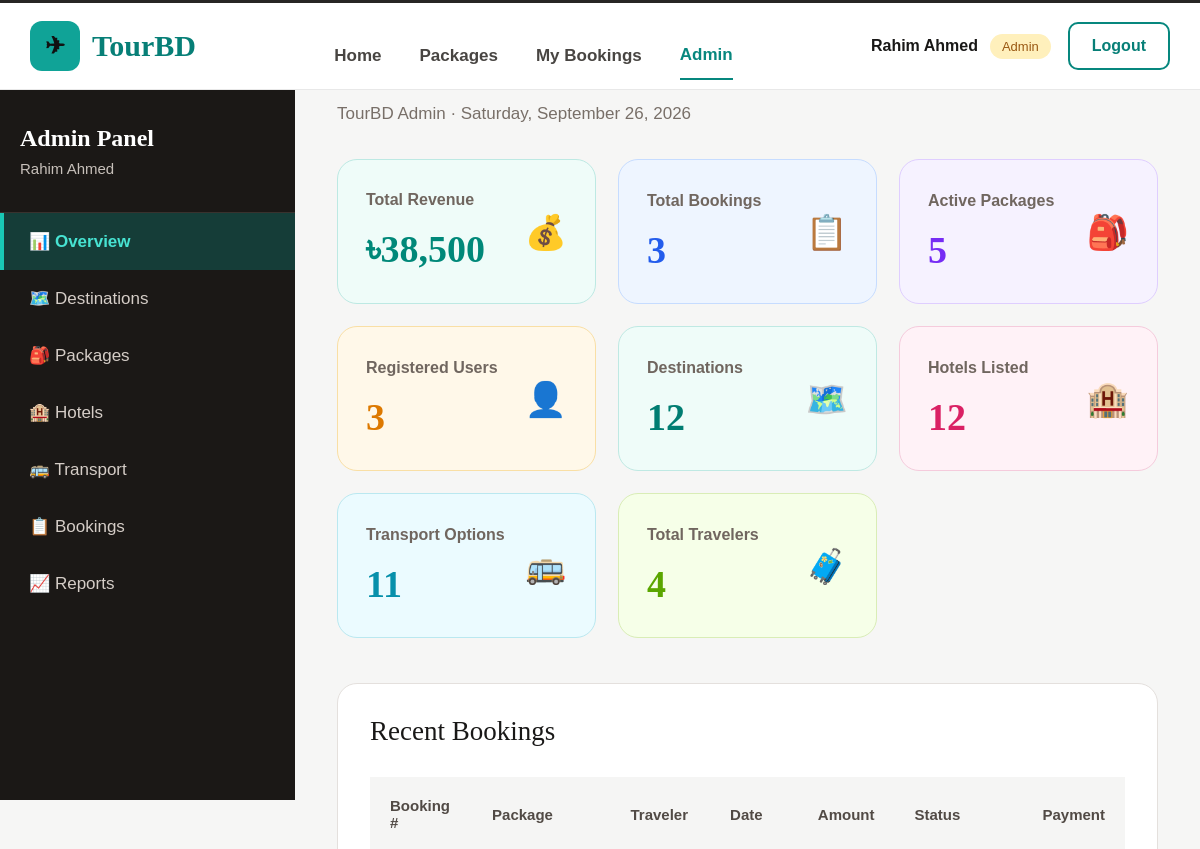
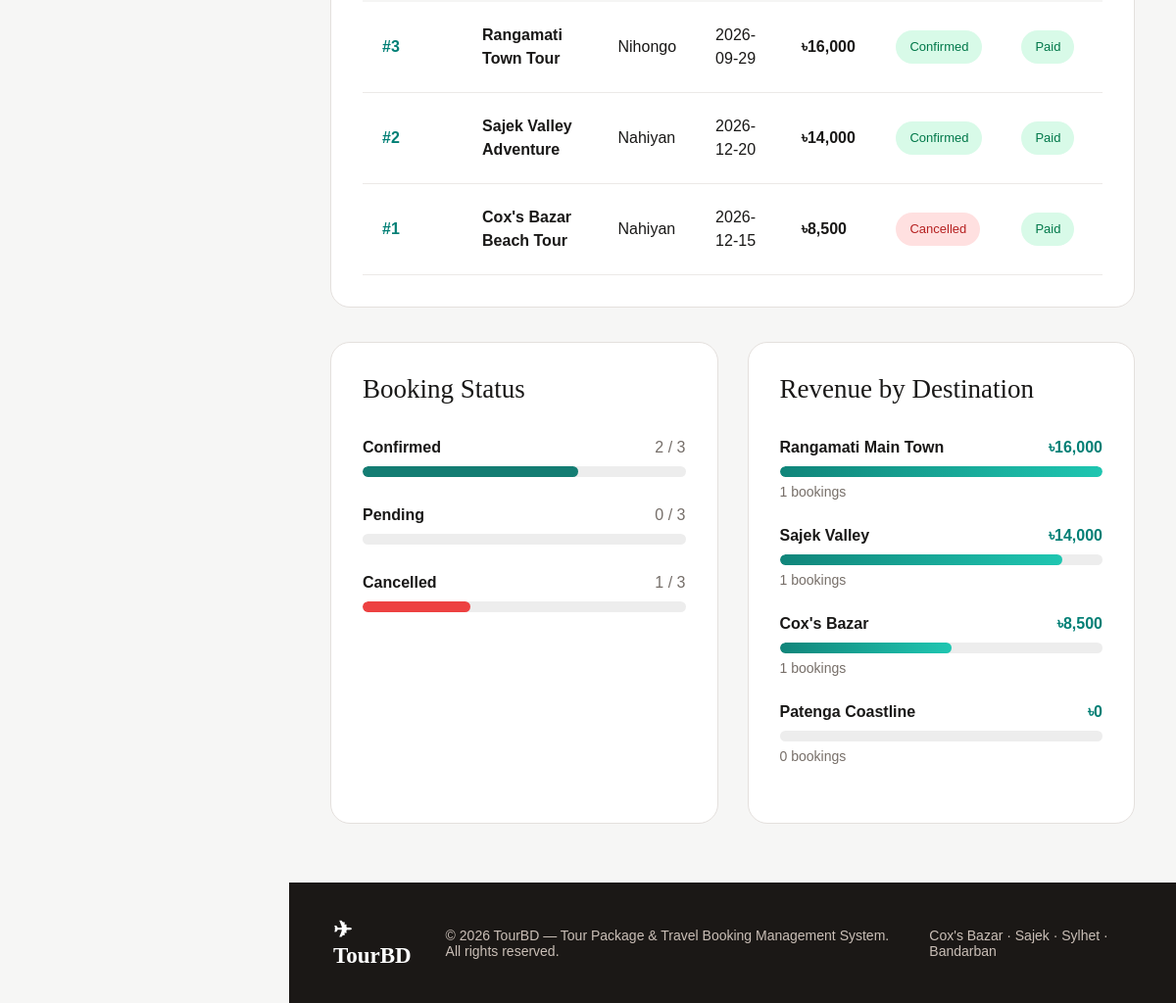
Page /admin/dashboard.php (signed in) on the committed database (2 pictures, top to bottom).
### tables this page shows
CREATE TABLE `bookings` (
  `booking_id` int(11) NOT NULL,
  `user_id` int(11) NOT NULL,
  `package_id` int(11) NOT NULL,
  `travelers` int(11) NOT NULL,
  `booking_date` timestamp NOT NULL DEFAULT current_timestamp(),
  `travel_date` date NOT NULL,
  `total_amount` decimal(10,2) NOT NULL,
  `status` varchar(20) NOT NULL
);

CREATE TABLE `tour_packages` (
  `package_id` int(11) NOT NULL,
  `destination_id` int(11) NOT NULL,
  `hotel_id` int(11) NOT NULL,
  `transport_id` int(11) NOT NULL,
  `package_name` varchar(160) NOT NULL,
  `description` text DEFAULT NULL,
  `duration_days` int(11) NOT NULL,
  `duration_nights` int(11) NOT NULL,
  `price` decimal(10,2) NOT NULL,
  `total_seats` int(11) NOT NULL,
  `available_seats` int(11) NOT NULL,
  `departure_date` date NOT NULL,
  `image_url` varchar(500) DEFAULT NULL,
  `status` varchar(20) NOT NULL
);

CREATE TABLE `users` (
  `user_id` int(11) NOT NULL,
  `name` varchar(100) NOT NULL,
  `email` varchar(120) NOT NULL,
  `phone` varchar(30) DEFAULT NULL,
  `password_hash` varchar(255) NOT NULL,
  `role` varchar(20) NOT NULL,
  `created_at` timestamp NOT NULL DEFAULT current_timestamp()
);

### admin/dashboard.php (the view, shortened to what the rows shown need)
<?php
require_once "../config/db.php";
$revenue_sql = "
SELECT SUM(amount) AS total
FROM payments
WHERE LOWER(payment_status) = 'paid'
";
$revenue_result =
    mysqli_query(
        $conn,
        $revenue_sql
    );
$revenue_row =
    mysqli_fetch_assoc(
        $revenue_result
    );
$total_revenue =
    $revenue_row['total'];
$booking_sql = "
SELECT COUNT(*) AS total
FROM bookings
";
$booking_result =
    mysqli_query(
        $conn,
        $booking_sql
    );
$booking_row =
    mysqli_fetch_assoc(
        $booking_result
    );
$total_bookings =
    $booking_row['total'];
$package_sql = "
SELECT COUNT(*) AS total
FROM tour_packages
WHERE LOWER(status) != 'sold_out'
AND available_seats > 0
";
$package_result =
    mysqli_query(
        $conn,
        $package_sql
    );
$package_row =
    mysqli_fetch_assoc(
        $package_result
    );
$active_packages =
    $package_row['total'];
$user_sql = "
SELECT COUNT(*) AS total
FROM users
WHERE role = 'user'
";
$user_result =
    mysqli_query(
        $conn,
        $user_sql
    );
$user_row =
    mysqli_fetch_assoc(
        $user_result
    );
$total_users =
    $user_row['total'];
$destination_count_sql = "
SELECT COUNT(*) AS total
FROM destinations
WHERE active = 1
";
$destination_count_result =
    mysqli_query(
        $conn,
        $destination_count_sql
    );
$destination_count_row =
    mysqli_fetch_assoc(
        $destination_count_result
    );
$total_destinations =
    $destination_count_row['total'];
$hotel_sql = "
SELECT COUNT(*) AS total
FROM hotels
";
$hotel_result =
    mysqli_query(
        $conn,
        $hotel_sql
    );
$hotel_row =
    mysqli_fetch_assoc(
        $hotel_result
    );
$total_hotels =
    $hotel_row['total'];
$transport_sql = "
SELECT COUNT(*) AS total
FROM transport
";
$transport_result =
    mysqli_query(
        $conn,
        $transport_sql
    );
$transport_row =
    mysqli_fetch_assoc(
        $transport_result
    );
$total_transport =
    $transport_row['total'];
$traveler_sql = "
SELECT SUM(travelers) AS total
FROM bookings
WHERE LOWER(status) != 'cancelled'
";
$traveler_result =
    mysqli_query(
        $conn,
        $traveler_sql
    );
$traveler_row =
    mysqli_fetch_assoc(
        $traveler_result
    );
$total_travelers =
    $traveler_row['total'];
$recent_sql = "
SELECT
    bookings.booking_id,
    bookings.travel_date,
    bookings.total_amount,
    bookings.status,
    users.name,
    tour_packages.package_name,
    COALESCE(
        payments.payment_status,
        'pending'
    ) AS payment_status
FROM bookings
JOIN users
ON bookings.user_id =
   users.user_id
JOIN tour_packages
ON bookings.package_id =
   tour_packages.package_id
LEFT JOIN payments
ON bookings.booking_id =
   payments.booking_id
ORDER BY bookings.booking_id DESC
LIMIT 5
";
$recent_result =
    mysqli_query(
        $conn,
        $recent_sql
    );
?>
<!DOCTYPE html>
<html>
<head>
<link
rel="stylesheet"
href="admin.css"
>
</head>
<body>
<aside class="admin-sidebar">
    <div class="sidebar-title">
        <h2>
            Admin Panel
        </h2>
    </div>
</aside>
<main class="admin-main">
    <section class="dashboard-title">
        <h1>
        </h1>
    </section>
    <section class="stats-grid">
        <div class="
        stat-card
        revenue-card
        ">
            <div>
                <h2>
                    ৳<?php
                    echo number_format(
                        $total_revenue,
                        0
                    );
                    ?>
                </h2>
            </div>
        </div>
        <div class="
        stat-card
        booking-card
        ">
            <div>
                <h2>
                    <?php
                    echo $total_bookings;
                    ?>
                </h2>
            </div>
        </div>
        <div class="
        stat-card
        package-card
        ">
            <div>
                <h2>
                    <?php
                    echo $active_packages;
                    ?>
                </h2>
            </div>
        </div>
        <div class="
        stat-card
        user-card
        ">
            <div>
                <h2>
                    <?php
                    echo $total_users;
                    ?>
                </h2>
            </div>
        </div>
        <div class="
        stat-card
        destination-card
        ">
            <div>
                <h2>
                    <?php
                    echo $total_destinations;
                    ?>
                </h2>
            </div>
        </div>
        <div class="
        stat-card
        hotel-card
        ">
            <div>
                <h2>
                    <?php
                    echo $total_hotels;
                    ?>
                </h2>
            </div>
        </div>
        <div class="
        stat-card
        transport-card
        ">
            <div>
                <h2>
                    <?php
                    echo $total_transport;
                    ?>
                </h2>
            </div>
        </div>
        <div class="
        stat-card
        traveler-card
        ">
            <div>
                <h2>
                    <?php
                    echo $total_travelers;
                    ?>
                </h2>
            </div>
        </div>
    </section>
    <section class="recent-bookings">
        <h2>
            Recent Bookings
        </h2>
        <div class="table-wrapper">
            <table>
                <thead>
                    <tr>
                        <th>
                            Booking #
                        </th>
                        <th>
                            Package
                        </th>
                        <th>
                            Traveler
                        </th>
                        <th>
                            Date
                        </th>
                        <th>
                            Amount
                        </th>
                        <th>
                            Status
                        </th>
                        <th>
                            Payment
                        </th>
                    </tr>
                </thead>
                <tbody>
                <?php
                if(
                    mysqli_num_rows(
                        $recent_result
                    )
                    > 0
                ){
                    while(
                        $booking =
                        mysqli_fetch_assoc(
                            $recent_result
                        )
                    ){
                ?>
                    <tr>
                        <td class="booking-number">
                            #<?php
                            echo $booking[
                                'booking_id'
                            ];
                            ?>
                        </td>
                        <td class="package-name">
                            <?php
                            echo e(
                                $booking[
                                    'package_name'
                                ]
                            );
                            ?>
                        </td>
                        <td>
                            <?php
                            echo e(
                                $booking[
                                    'name'
                                ]
                            );
                            ?>
                        </td>
                        <td>
                            <?php
                            echo $booking[
                                'travel_date'
                            ];
                            ?>
                        </td>
                        <td class="amount">
                            ৳<?php
                            echo number_format(
                                $booking[
                                    'total_amount'
                                ],
                                0
                            );
                            ?>
                        </td>
                        <td>
                            <span
                            class="
                            booking-status
                            <?php
                            echo strtolower(
                                $booking[
                                    'status'
                                ]
                            );
                            ?>
                            "
                            >
                                <?php
                                echo ucfirst(
                                    $booking[
                                        'status'
                                    ]
                                );
                                ?>
                            </span>
                        </td>
                        <td>
                            <span
                            class="
                            payment-status
                            <?php
                            echo strtolower(
                                $booking[
                                    'payment_status'
                                ]
                            );
                            ?>
                            "
                            >
                                <?php
                                echo ucfirst(
                                    $booking[
                                        'payment_status'
                                    ]
                                );
                                ?>
                            </span>
                        </td>
                    </tr>
                <?php
                    }
                }
                ?>
                </tbody>
            </table>
        </div>
    </section>
    <section class="analytics-grid">
        <div class="analytics-card">
            <h2>
                Booking Status
            </h2>
        </div>
        <div class="analytics-card">
            <h2>
                Revenue by Destination
            </h2>
        </div>
    </section>
</main>
</body>
</html>

### rows in the picture
bookings: booking_id "3", package.package_name "Rangamati Town Tour", user.name "Nihongo", travel_date "2026-09-29", total_amount "16,000", status "Confirmed", booking "Paid"
bookings: booking_id "2", package.package_name "Sajek Valley Adventure", user.name "Nahiyan", travel_date "2026-12-20", total_amount "14,000", status "Confirmed", booking "Paid"
bookings: booking_id "1", package.package_name "Cox's Bazar Beach Tour", user.name "Nahiyan", travel_date "2026-12-15", total_amount "8,500", status "Cancelled", booking "Paid"

### other values in the picture
$_SESSION['name'] "Rahim Ahmed"
$total_revenue "38,500"
$total_bookings "3"
$active_packages "5"
$total_users "3"
$total_destinations "12"
$total_hotels "12"
$total_transport "11"
$total_travelers "4"
$confirmed_bookings "2"
$pending_bookings "0"
$cancelled_bookings "1"
